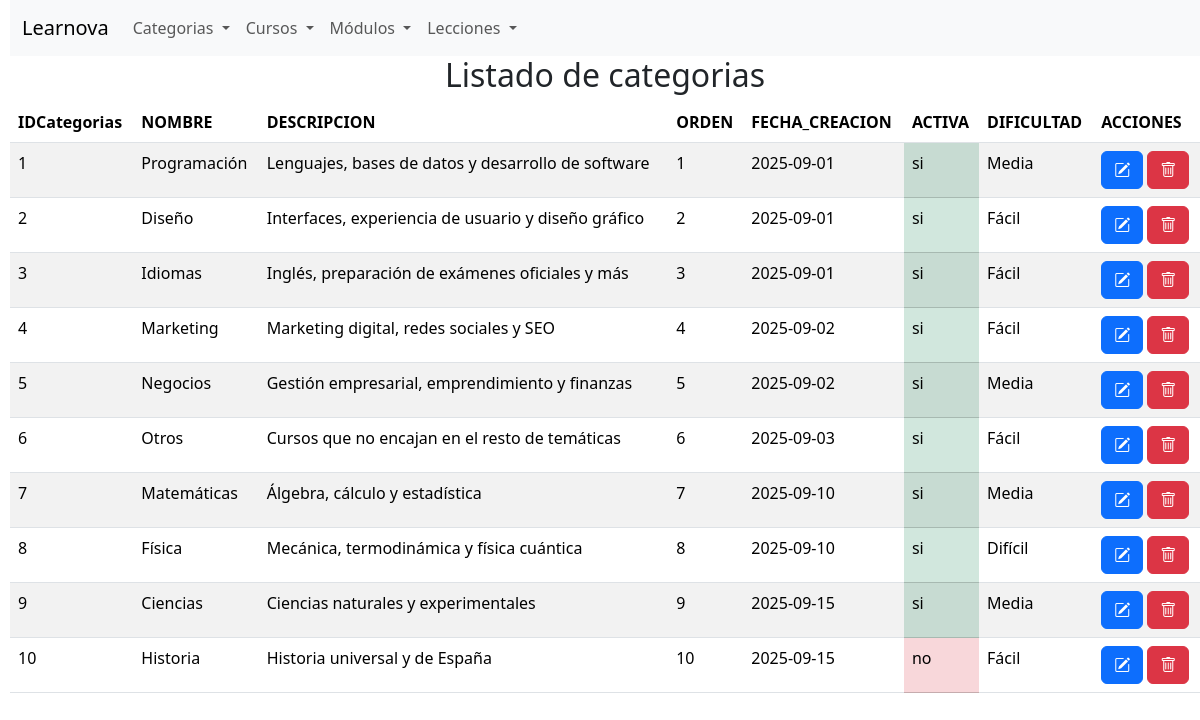
The app's page /listado_categoria.php with its own data.
### tables this page shows
CREATE TABLE categorias (
    id              INT          NOT NULL AUTO_INCREMENT,
    nombre          VARCHAR(60)  NOT NULL,                   
    descripcion     VARCHAR(255) NULL,
    dificultad_id   INT          NOT NULL DEFAULT 1,
    orden           INT          NOT NULL DEFAULT 0,         
    activa          TINYINT(1)   NOT NULL DEFAULT 1,
    fecha_creacion  DATE         NOT NULL,
    PRIMARY KEY (id),
    UNIQUE KEY uq_categorias_nombre (nombre),
    KEY idx_categorias_dificultad (dificultad_id),
    CONSTRAINT fk_categorias_dificultad FOREIGN KEY (dificultad_id)
        REFERENCES dificultades (id) ON UPDATE CASCADE ON DELETE RESTRICT
);

CREATE TABLE dificultades (
    id          INT          NOT NULL AUTO_INCREMENT,
    nombre      VARCHAR(30)  NOT NULL,
    descripcion VARCHAR(255) NULL,
    PRIMARY KEY (id),
    UNIQUE KEY uq_dificultades_nombre (nombre)
);

### listado_categoria.php (the view, shortened to what this page needs)
<?php
$conexion = obtenerConexion();
$sql = "SELECT categorias.*, dificultades.nombre AS dificultad_nombre
    FROM categorias
    INNER JOIN dificultades ON categorias.dificultad_id = dificultades.id
    ORDER BY categorias.orden ASC;";
$resultado = mysqli_query($conexion, $sql);
$mensaje = "<h2 class='text-center'>Listado de categorias</h2>";
$mensaje .= "<table class='table table-striped'>";
$mensaje .= "<thead><tr><th>IDCategorias</th><th>NOMBRE</th><th>DESCRIPCION</th><th>ORDEN</th><th>FECHA_CREACION</th><th>ACTIVA</th><th>DIFICULTAD</th><th>ACCIONES</th></tr></thead>";
$mensaje .= "<tbody>";
while ($fila = mysqli_fetch_assoc($resultado)) {
    $mensaje .= "<tr><td>" . $fila['id'] . "</td>";
    $mensaje .= "<td>" . htmlspecialchars($fila['nombre'], ENT_QUOTES, 'UTF-8') . "</td>";
    $mensaje .= "<td>" . htmlspecialchars($fila['descripcion'], ENT_QUOTES, 'UTF-8') . "</td>";
    $mensaje .= "<td>" . $fila['orden'] . "</td>";
    $mensaje .= "<td>" . $fila['fecha_creacion'] . "</td>";
    if ($fila['activa'] == 1) {
        $mensaje .= "<td class='table-success'> si </td>";
    } else {
        $mensaje .= "<td class='table-danger'> no </td>";
    }
    $mensaje .= "<td>" . htmlspecialchars($fila['dificultad_nombre'], ENT_QUOTES, 'UTF-8') . "</td>";
    $mensaje .= "<td><form class='d-inline me-1' action='editar_categoria.php' method='post'>";
    $mensaje .= "<input type='hidden' name='categoria' value='" . htmlspecialchars(json_encode($fila), ENT_QUOTES) . "' />";
    $mensaje .= "<button name='Editar' class='btn btn-primary'><i class='bi bi-pencil-square'></i></button></form>";
    $mensaje .= "<form class='d-inline' action='proceso_borrar_categoria.php' method='post' onsubmit=\"return confirm('¿Estás seguro de que quieres eliminar esta categoría?')\">";
    $mensaje .= "<input type='hidden' name='idcategoria' value='" . $fila['id']  . "' />";
    $mensaje .= "<button name='Borrar' class='btn btn-danger'><i class='bi bi-trash'></i></button></form>";
    $mensaje .= "</td></tr>";
}
$mensaje .= "</tbody></table>";
echo $mensaje;
?>

### records on screen
categorias: id "1", nombre "Programación", descripcion "Lenguajes, bases de datos y desarrollo de software", orden "1", fecha_creacion "2025-09-01", activa "si", dificultad.nombre "Media"
categorias: id "2", nombre "Diseño", descripcion "Interfaces, experiencia de usuario y diseño gráfico", orden "2", fecha_creacion "2025-09-01", activa "si", dificultad.nombre "Fácil"
categorias: id "3", nombre "Idiomas", descripcion "Inglés, preparación de exámenes oficiales y más", orden "3", fecha_creacion "2025-09-01", activa "si", dificultad.nombre "Fácil"
categorias: id "4", nombre "Marketing", descripcion "Marketing digital, redes sociales y SEO", orden "4", fecha_creacion "2025-09-02", activa "si", dificultad.nombre "Fácil"
categorias: id "5", nombre "Negocios", descripcion "Gestión empresarial, emprendimiento y finanzas", orden "5", fecha_creacion "2025-09-02", activa "si", dificultad.nombre "Media"
categorias: id "6", nombre "Otros", descripcion "Cursos que no encajan en el resto de temáticas", orden "6", fecha_creacion "2025-09-03", activa "si", dificultad.nombre "Fácil"
categorias: id "7", nombre "Matemáticas", descripcion "Álgebra, cálculo y estadística", orden "7", fecha_creacion "2025-09-10", activa "si", dificultad.nombre "Media"
categorias: id "8", nombre "Física", descripcion "Mecánica, termodinámica y física cuántica", orden "8", fecha_creacion "2025-09-10", activa "si", dificultad.nombre "Difícil"
categorias: id "9", nombre "Ciencias", descripcion "Ciencias naturales y experimentales", orden "9", fecha_creacion "2025-09-15", activa "si", dificultad.nombre "Media"
categorias: id "10", nombre "Historia", descripcion "Historia universal y de España", orden "10", fecha_creacion "2025-09-15", activa "no", dificultad.nombre "Fácil"
